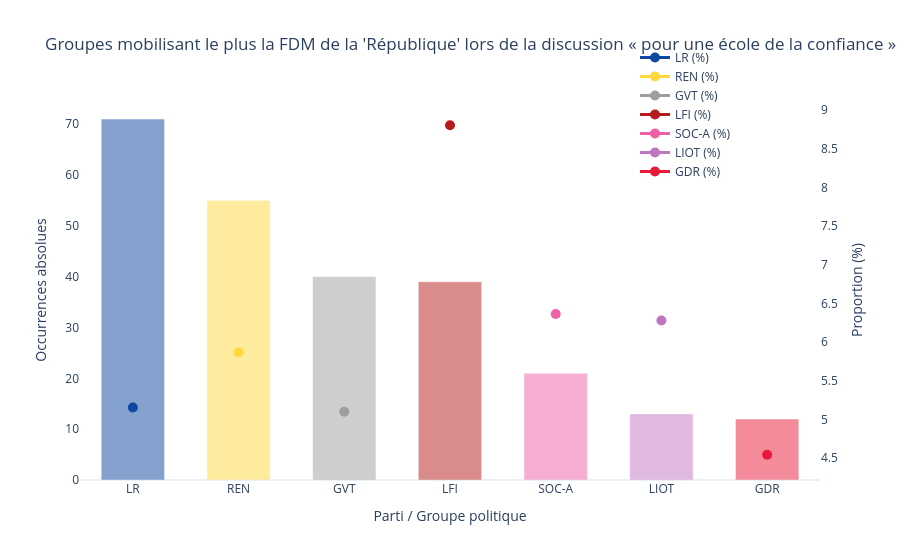

This figure's notebook cell:
### Markdown cell above
##### Projet de loi "pour une école de la confiance"

### Code cell
diachronique_séquences_partis(
    df,
    couleurs_groupes=couleurs_groupes,
    date_debut="2019-02-11", date_fin="2019-02-19", 
    periode="intervalle",
    seuil_min_true=10,
    top_n=10,
    titre="Groupes mobilisant le plus la FDM de la 'République' lors de la discussion « pour une école de la confiance »"
)

### Figure 1 — Plotly figure (JSON) as saved in the notebook; plotly's stock layout.template omitted (floating-point values rounded to 4 significant figures)
{"data": [{"hovertemplate": "<b>LR</b><br>Occurrences : %{y}<extra></extra>", "marker": {"color": "#0D47A1"}, "name": "LR (VA)", "opacity": 0.5, "showlegend": false, "type": "bar", "x": ["LR"], "y": [71], "yaxis": "y"}, {"hovertemplate": "<b>LR</b><br>Proportion : %{y}<extra></extra>", "line": {"color": "#0D47A1", "width": 3}, "marker": {"size": 10, "symbol": "circle"}, "name": "LR (%)", "type": "scatter", "x": ["LR"], "y": [5.156], "yaxis": "y2"}, {"hovertemplate": "<b>REN</b><br>Occurrences : %{y}<extra></extra>", "marker": {"color": "#FFD83E"}, "name": "REN (VA)", "opacity": 0.5, "showlegend": false, "type": "bar", "x": ["REN"], "y": [55], "yaxis": "y"}, {"hovertemplate": "<b>REN</b><br>Proportion : %{y}<extra></extra>", "line": {"color": "#FFD83E", "width": 3}, "marker": {"size": 10, "symbol": "circle"}, "name": "REN (%)", "type": "scatter", "x": ["REN"], "y": [5.87], "yaxis": "y2"}, {"hovertemplate": "<b>GVT</b><br>Occurrences : %{y}<extra></extra>", "marker": {"color": "#9E9E9E"}, "name": "GVT (VA)", "opacity": 0.5, "showlegend": false, "type": "bar", "x": ["GVT"], "y": [40], "yaxis": "y"}, {"hovertemplate": "<b>GVT</b><br>Proportion : %{y}<extra></extra>", "line": {"color": "#9E9E9E", "width": 3}, "marker": {"size": 10, "symbol": "circle"}, "name": "GVT (%)", "type": "scatter", "x": ["GVT"], "y": [5.102], "yaxis": "y2"}, {"hovertemplate": "<b>LFI</b><br>Occurrences : %{y}<extra></extra>", "marker": {"color": "#B71C1C"}, "name": "LFI (VA)", "opacity": 0.5, "showlegend": false, "type": "bar", "x": ["LFI"], "y": [39], "yaxis": "y"}, {"hovertemplate": "<b>LFI</b><br>Proportion : %{y}<extra></extra>", "line": {"color": "#B71C1C", "width": 3}, "marker": {"size": 10, "symbol": "circle"}, "name": "LFI (%)", "type": "scatter", "x": ["LFI"], "y": [8.804], "yaxis": "y2"}, {"hovertemplate": "<b>SOC-A</b><br>Occurrences : %{y}<extra></extra>", "marker": {"color": "#F05FA8"}, "name": "SOC-A (VA)", "opacity": 0.5, "showlegend": false, "type": "bar", "x": ["SOC-A"], "y": [21], "yaxis": "y"}, {"hovertemplate": "<b>SOC-A</b><br>Proportion : %{y}<extra></extra>", "line": {"color": "#F05FA8", "width": 3}, "marker": {"size": 10, "symbol": "circle"}, "name": "SOC-A (%)", "type": "scatter", "x": ["SOC-A"], "y": [6.364], "yaxis": "y2"}, {"hovertemplate": "<b>LIOT</b><br>Occurrences : %{y}<extra></extra>", "marker": {"color": "#C075C0"}, "name": "LIOT (VA)", "opacity": 0.5, "showlegend": false, "type": "bar", "x": ["LIOT"], "y": [13], "yaxis": "y"}, {"hovertemplate": "<b>LIOT</b><br>Proportion : %{y}<extra></extra>", "line": {"color": "#C075C0", "width": 3}, "marker": {"size": 10, "symbol": "circle"}, "name": "LIOT (%)", "type": "scatter", "x": ["LIOT"], "y": [6.28], "yaxis": "y2"}, {"hovertemplate": "<b>GDR</b><br>Occurrences : %{y}<extra></extra>", "marker": {"color": "#ea193a"}, "name": "GDR (VA)", "opacity": 0.5, "showlegend": false, "type": "bar", "x": ["GDR"], "y": [12], "yaxis": "y"}, {"hovertemplate": "<b>GDR</b><br>Proportion : %{y}<extra></extra>", "line": {"color": "#ea193a", "width": 3}, "marker": {"size": 10, "symbol": "circle"}, "name": "GDR (%)", "type": "scatter", "x": ["GDR"], "y": [4.545], "yaxis": "y2"}], "layout": {"bargap": 0.4, "legend": {"bgcolor": "rgba(255,255,255,0.7)", "x": 0.75, "y": 1.15}, "title": {"text": "Groupes mobilisant le plus la FDM de la 'République' lors de la discussion « pour une école de la confiance »"}, "xaxis": {"title": {"text": "Parti / Groupe politique"}}, "yaxis": {"showgrid": false, "title": {"text": "Occurrences absolues"}}, "yaxis2": {"overlaying": "y", "showgrid": false, "side": "right", "title": {"text": "Proportion (%)"}}}}
